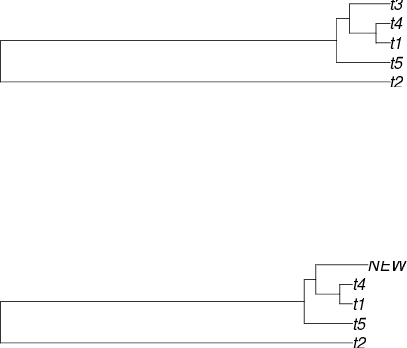

Reproduce this figure in R.
library(ape)
library(geiger)

add_branch_to_phylogeny_test <- function() {

  # Note: to add a root to a tree, see AddRootToPhylogeny.R
  
  # Create a phylogeny to work on
  phylogeny <- read.tree(text = "(t2:2.286187509,(t5:0.3145724408,((t1:0.08394513325,t4:0.08394513325):0.1558558349,t3:0.2398009682):0.07477147256):1.971615069);")
  plot(phylogeny)
  
  # Add a branch
  # Thanks to Liam J. Revell, http://grokbase.com/t/r/r-sig-phylo/12bfqfb93a/adding-a-branch-to-a-tree
  tip<-list(
    edge=matrix(c(2,1),1,2),
    tip.label="NEW",
    edge.length=0.1,
    Nnode=1
  )
  class(tip)<-"phylo"
  # Attach to any node, in this case 5 is the third branching node
  new_phylogeny<-bind.tree(phylogeny,tip,where=5)
  plot(new_phylogeny)
  
  
  # Plot both phylogenies
  n_cols <- 1
  n_rows <- 2
  par(mfrow=c(n_rows,n_cols))
  plot(phylogeny)
  plot(new_phylogeny)
  par(mfrow=c(1,1))
}

add_branch_to_phylogeny_test()
